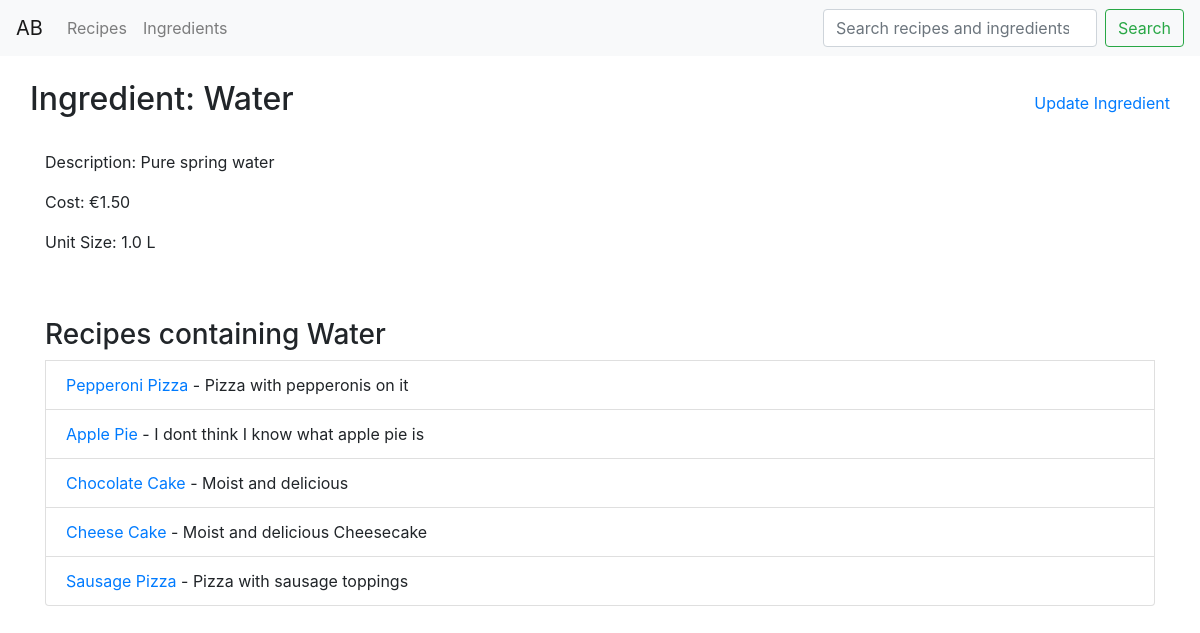
The page /ingredient/1/ on the database its author committed.
### apicbase/models.py (models this page shows, shortened)
class Ingredient(models.Model):
    name = models.CharField(max_length=100, unique=True)
    desc = models.CharField(max_length=1000)
    cost = models.DecimalField(
        max_digits=10,
        decimal_places=2
        )
    unit_size = models.PositiveIntegerField(validators=[MinValueValidator(1)])
    is_fluid = models.BooleanField(default=False) # Used for converting to the higher denomination
    def get_unit_size(self):
        measure = ""
        quantity = self.unit_size
        if self.is_fluid:
            measure = "L"
            if quantity < 100:
                measure = "cL"
            else:
                quantity = round((quantity / 100), 1) #truncate to 1 decimal place
        else:
            measure = "g"
            if quantity >= 1000:
                measure = "kg"
                quantity = round((quantity / 1000), 1) #truncate to 1 decimal place
        return "%s %s" % (quantity, measure)

class Recipe(models.Model):
    name = models.CharField(max_length=100, unique=True)
    desc = models.CharField(max_length=1000)
    ingredients = models.ManyToManyField(RecipeIngredient)
    def get_absolute_url(self):
        return reverse("apicbase:recipe-detail", kwargs={"pk":self.id})

### apicbase/views/ingredient_views.py (the view)
# urls.py: path('ingredient/<int:pk>/', IngredientDetail.as_view(), name='ingredient-detail'),
class IngredientDetail(DetailView):
    model = Ingredient
    template_name = "ingredients/detail.html"
    def get(self, request, pk):
        ingredient = Ingredient.objects.get(id=pk)
        recipes = Recipe.objects.filter(ingredients__ingredient=ingredient)
        return render(request, self.template_name, {'ingredient': ingredient, 'recipes': recipes})

### apicbase/templates/ingredients/detail.html (shortened to what this page needs)
{% extends 'base/base.html'%}
{% block content %}
<div class="row align-items-center justify-content-between">
<h2>Ingredient: {{ingredient.name}}</h2>      <a href="{% url 'apicbase:ingredient-update' ingredient.id%}">Update Ingredient</a>
</div>
<br>
<p>Description: {{ingredient.desc}}</p>
<p>Cost: €{{ingredient.cost}}</p>
<p>Unit Size: {{ ingredient.get_unit_size}}</p>
<br><br>
<ul class="list-group">
    {% if recipes %}
        <h3> Recipes containing {{ingredient.name}}</h3>
        {% for recipe in recipes %}
            <li class="list-group-item"><a href="{{ recipe.get_absolute_url }}">{{ recipe.name }}</a> - {{recipe.desc}}</li>
        {% endfor %}
        </ul>
    {% else %}
        <div class="list-group-item">
            There are no recipes that use this ingredient. <a href="{% url 'apicbase:recipe-new' %}">Add one!</a>
        </div>
    {% endif %}
{% endblock %}

### rows shown on the page
Ingredient: name "Water", desc "Pure spring water", cost "1.50", get_unit_size "1.0 L"
Recipe: name "Pepperoni Pizza", desc "Pizza with pepperonis on it"
Recipe: name "Apple Pie", desc "I dont think I know what apple pie is"
Recipe: name "Chocolate Cake", desc "Moist and delicious"
Recipe: name "Cheese Cake", desc "Moist and delicious Cheesecake"
Recipe: name "Sausage Pizza", desc "Pizza with sausage toppings"
